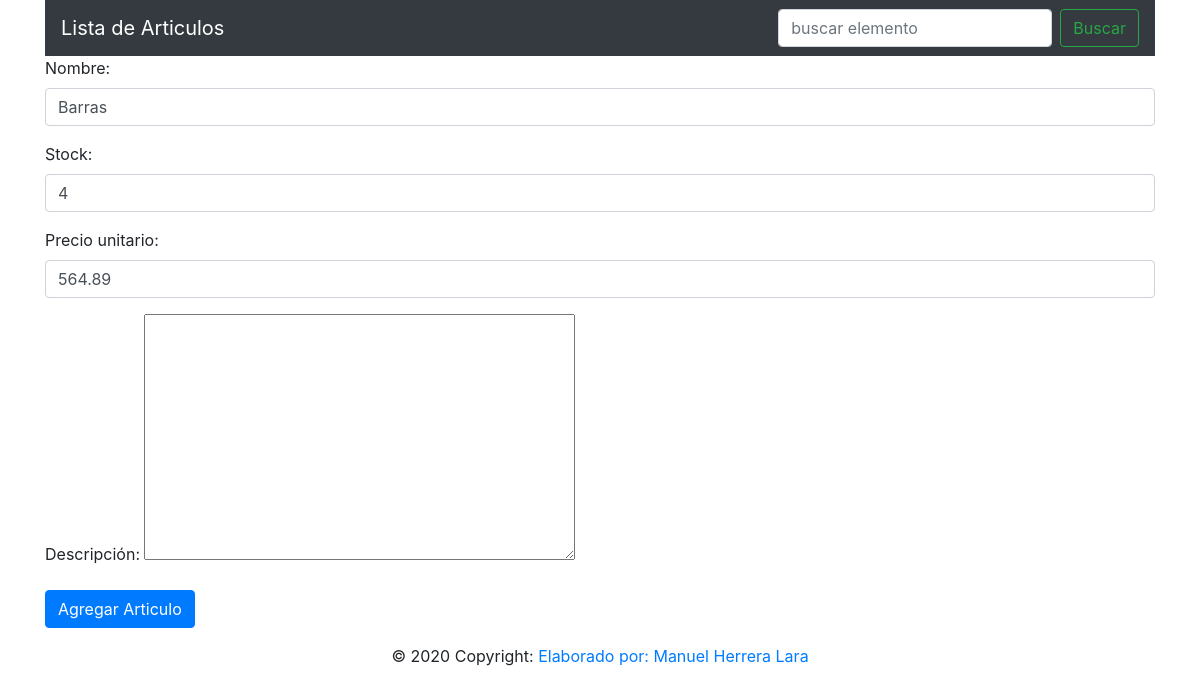
Page /articulos/33/actualizar/ on the earlier database version.
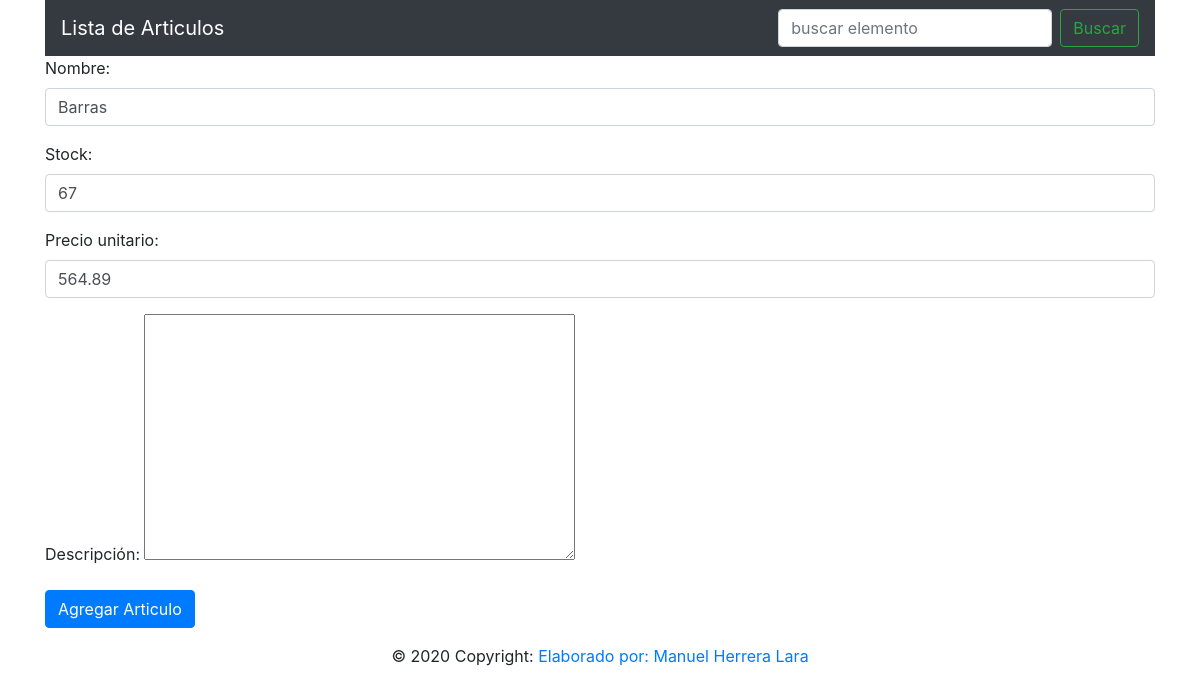
Same page on the later database version.
### articulos/models.py (models this page shows, shortened)
class Articulo(models.Model):
    nombre = models.CharField("Nombre", max_length=100)
    cantidad = models.IntegerField("Stock")
    precio = models.DecimalField("Precio unitario", max_digits=10, decimal_places=2)
    descripcion = models.TextField("Descripción", null=True, blank=True)

### articulos/views.py (the view)
# urls.py: path('<int:id_articulo>/actualizar/', views.actualizar, name='actualizar'),
def actualizar(request, id_articulo):
    instance = get_object_or_404(Articulo, pk=id_articulo)
    form = ArticuloForm(request.POST or None, instance=instance)
    if request.method == 'POST':
        if form.is_valid():
            instance = form.save(commit=False)
            instance.save()
            return redirect('articulos:lista_articulos')
    return render(request, 'articulos/agregar_articulos.html', {'form': form})

### articulos/forms.py
class ArticuloForm(ModelForm):
    class Meta:
        model = Articulo
        fields = '__all__'
        widgets = {
            'nombre': TextInput(attrs={'class': 'form-control', 'placeholder': 'Nombre del articulo'}),
            'cantidad': NumberInput(attrs={'class': 'form-control', 'placeholder': 'Cantidad'}),
            'precio': NumberInput(attrs={'class': 'form-control', 'placeholder': 'Precio'}),
        }

### articulos/templates/articulos/agregar_articulos.html (shortened to what this page needs)
{% extends 'articulos/base.html' %}
{% block content %}
    <div class="container">
        <form action="" method="post">
            {{ form.as_p }}
            <input type="submit" value="Agregar Articulo" class="btn btn-primary">
        </form>
    </div>
{% endblock %}

Differences in the rows shown:
changed Articulo "Barras": cantidad "4" → "67"
